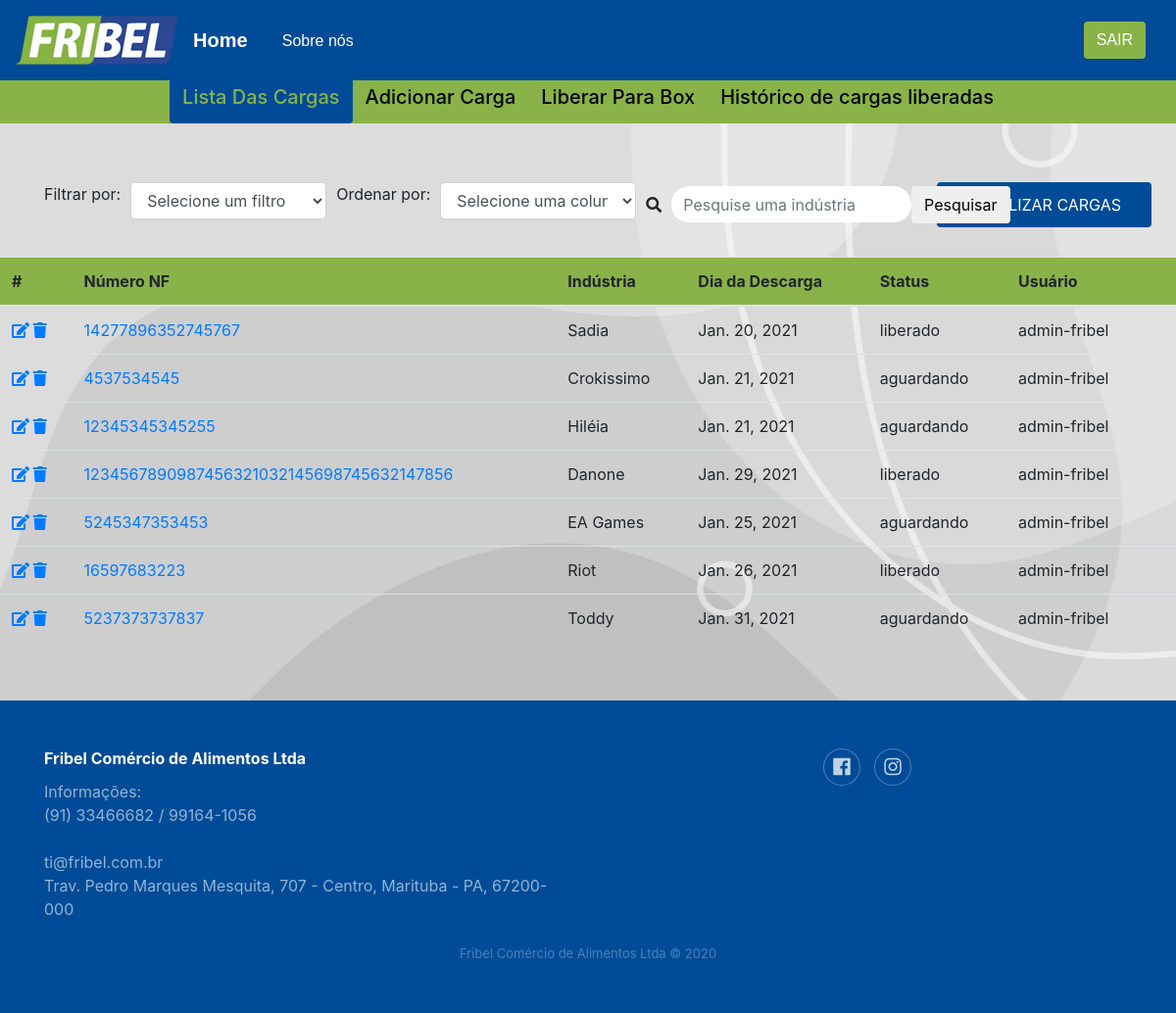
The app's page /acompanhamento/admin-fribel (signed in), older data.
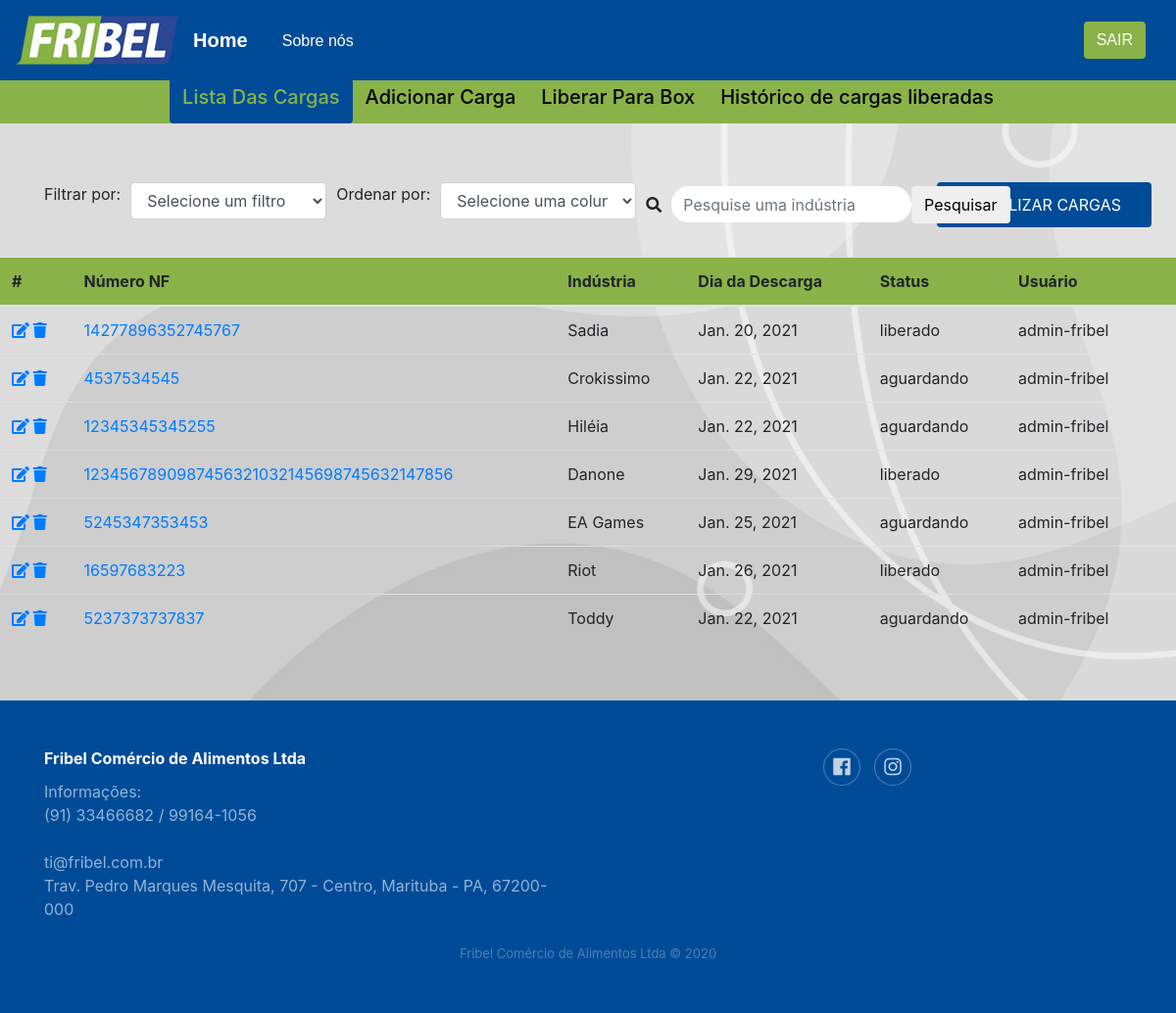
The same page, newer data.
### core/models.py (models this page shows, shortened)
class Carga(models.Model):
    STATUS = (
        ('liberado', 'Liberado'),
        ('aguardando', 'Aguardando')
    )
    dia_chegada = models.DateField('Dia da chegada',blank=True)
    numero_nf = models.CharField('Numero NF', max_length=45)
    industria = models.CharField('Industria', max_length=40)
    dia_descarga = models.DateField('Dia da descarga')
    user_ERP = models.CharField(max_length=30, blank=True)
    user = models.ForeignKey(User, on_delete=models.CASCADE)
    status = models.CharField('Status', max_length=15, choices=STATUS)
    tipo_entrada = models.CharField(max_length=20, blank=True)
    Produto = models.CharField(max_length=40, blank=True)
    QTD = models.CharField(max_length=10, blank=True)
    UN = models.CharField(max_length=12, blank=True)
    movimentacao = models.CharField(max_length=20, blank=True)
    frete = models.CharField(max_length=10, blank=True)
    observacao = models.CharField(max_length=500, blank=True)
    box = models.CharField('Box', max_length=20, blank=True)
    valor_carga = models.CharField(max_length=12, blank=True)
    numero_transacao = models.CharField(max_length=10, blank=True)
    created_at = models.DateTimeField(auto_now_add=True)
    update_at = models.DateTimeField(auto_now=True)
    finalizada = models.BooleanField(default=False)
    is_ERP=models.BooleanField(default=False)

### core/views.py (the view)
# urls.py: path('acompanhamento/<str:usuario>', views.acompanhamento_carga,
@login_required(login_url='/')
def acompanhamento_carga(request, usuario):
    print(usuario)
    usuario = User.objects.get(username=usuario)
    cargas_erp(usuario)
    acomp = 'acomp'
    search = request.GET.get('search')
    tipo_user = Tipo_user.objects.get(user_tipo=int(usuario.id))
    filter = request.GET.get('filter')
    ordenador = request.GET.get('ordenador')
    if filter:
        cargas = Carga.objects.filter(status=filter)
    elif ordenador:
        cargas = Carga.objects.all().order_by(ordenador)
    elif search:
        cargas = Carga.objects.filter(industria__icontains=search.strip())
    else:
        cargas = Carga.objects.all().order_by('-created_at')
    return render(request, 'core/acomp.html', {'usuario': usuario,
                                               'acomp': acomp,
                                               'cargas': cargas,
                                               'tamanho': len(cargas),
                                               'tipo_user': tipo_user})

### core/conection_bd.py (called while the page is built)
def conexao_bd():
    connection = cx_Oracle.connect("FRIBEL", "FG2hu3DV4T",
                                   "(DESCRIPTION =(ADDRESS_LIST =(ADDRESS = \
                                    (PROTOCOL = TCP)(HOST = 192.168.0.150) \
                                    (PORT = 1521))) \
                                    (CONNECT_DATA =(SID = WINT)))")
    return(connection)

### core/views.py (called while the page is built, shortened)
def cargas_erp(usuario):
    try:
        cargas = consulta_bd_cargas_em_aberto()
    except:
      print(" ERRO FATAL,-------------->não foi carregada nenhuma carga do ERP é por conta da conexão do banco so é possivel acessa na intranet")

### core/templates/core/acomp.html (shortened to what this page needs)
{% extends 'base.html' %}
{% block content %}
<div class="conteiner">
  <div id = "conjuntoOpcoes" class="row pand1">
    <span>Filtrar por:</span>
    <select name="filter" id="filter" class="form-control">
      <option value="" selected disabled>Selecione um filtro</option>
    </select>
    <span>Ordenar por:</span>
    <select name="ordenador" id="ordenador" class="form-control">
      <option value="" selected disabled>Selecione uma coluna</option>
    </select>
    <form method="GET" id="campoBusca" class="form-inline mr-auto" target="_self">
        <div class="form-group">
          <label for="search-field">
            <i class="fa fa-search"></i>
          </label>
          <input class="form-control search-field" type="text" name="search" id="search_field" placeholder="Pesquise uma indústria">
          <button id="btnSearch" class="btn btnSearch" type="submit">Pesquisar</button>
        </div>
    </form>
    <a class="btnaddcarga" href=""><button type="button" id="btn_refresh" onclick="atualizarCargas()" class="btn bt1">ATUALIZAR CARGAS</button></a>
  </div>
  <div id="table">
    <table id="tabela_cargas" class="table table-hover">
      <thead>
        <tr id="tr-color">
          <th scope="col">#</th>
          <th scope="col">Número NF</th>
          <th scope="col">Indústria</th>
          <th scope="col">Dia da Descarga</th>
          <th scope="col">Status</th>
          <th scope="col">Usuário</th>
          {% if tipo_user.tipo_user == 'Diretoria' %}
            <th scope="col">Liberar</th>
          {% else %}
            <th> </th>
          {% endif %}
        </tr>
      </thead>
      <tbody>
        {% for carga in cargas %}
            <th scope="row" class="coluna_func">
              <a class="btnEditar " href="{% url 'editar-carga' carga.id %}"><i class="fa fa-edit"></i></a>
              <a class="btnExcluir" href="{% url 'excluir_carga' carga.id %}"><i class="fa fa-trash"></i></a>
            </th>
            <td><a href="\acompanhamento/informacoes_cargas/{{carga.id}}">{{carga.numero_nf}}</a></td>
            <td>{{carga.industria}}</td>
            <td>{{carga.dia_descarga}}</td>
            <td>{{carga.status}}</td>
            <td>{{carga.user}}
            {% if tipo_user.tipo_user == 'Diretoria' and carga.status == 'aguardando'  %}
              <th scope="row"><a href="liberarCarga/{{carga.id}}"><button type="button" class="btn bt2 ">Liberar</button></a></th>
            {% else %}
            <td>                </td>
            {% endif %}
        {% endfor %}
      </tbody>
    </table>
  </div>
</div>
{% endblock %}

Row changes from the older to the newer data that the page shows:
changed Carga "Crokissimo": dia_descarga "Jan. 21, 2021" → "Jan. 22, 2021"
changed Carga "Hiléia": dia_descarga "Jan. 21, 2021" → "Jan. 22, 2021"
changed Carga "Toddy": dia_descarga "Jan. 31, 2021" → "Jan. 22, 2021"
